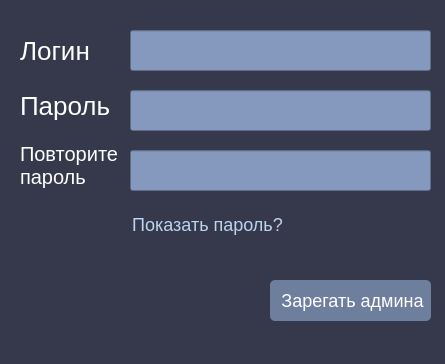
<?xml version="1.0" encoding="UTF-8"?>
<ui version="4.0">
 <class>Dialog</class>
 <widget class="QDialog" name="Dialog">
  <property name="geometry">
   <rect>
    <x>0</x>
    <y>0</y>
    <width>445</width>
    <height>364</height>
   </rect>
  </property>
  <property name="windowTitle">
   <string>Dialog</string>
  </property>
  <property name="styleSheet">
   <string notr="true">QDialog{background-color:rgb(54, 57, 76);}
QPushButton:hover{text-decoration:underline}</string>
  </property>
  <widget class="QLabel" name="label">
   <property name="geometry">
    <rect>
     <x>20</x>
     <y>40</y>
     <width>101</width>
     <height>21</height>
    </rect>
   </property>
   <property name="styleSheet">
    <string notr="true">color:white;
font-size:26px;</string>
   </property>
   <property name="text">
    <string>Логин</string>
   </property>
  </widget>
  <widget class="QPushButton" name="regadmin_button">
   <property name="geometry">
    <rect>
     <x>270</x>
     <y>280</y>
     <width>161</width>
     <height>41</height>
    </rect>
   </property>
   <property name="styleSheet">
    <string notr="true">background-color:rgb(110, 127, 158);
word-break:break-word;
color:white;
border-radius:5px;
font-size:18px;
padding-left:4%;
text-align:center;</string>
   </property>
   <property name="text">
    <string>Зарегать админа</string>
   </property>
  </widget>
  <widget class="QPushButton" name="password_button">
   <property name="geometry">
    <rect>
     <x>120</x>
     <y>210</y>
     <width>171</width>
     <height>28</height>
    </rect>
   </property>
   <property name="styleSheet">
    <string notr="true">color:rgb(188, 211, 241);
word-break:break-word;
border-radius:5px;
font-size:18px;
padding-left:4%;
text-align:center;</string>
   </property>
   <property name="text">
    <string>Показать пароль?</string>
   </property>
  </widget>
  <widget class="QLineEdit" name="password_input">
   <property name="geometry">
    <rect>
     <x>130</x>
     <y>90</y>
     <width>301</width>
     <height>41</height>
    </rect>
   </property>
   <property name="styleSheet">
    <string notr="true">background:rgb(132, 153, 189);
color:white;
font-size:18px;</string>
   </property>
  </widget>
  <widget class="QLabel" name="label_2">
   <property name="geometry">
    <rect>
     <x>20</x>
     <y>90</y>
     <width>101</width>
     <height>31</height>
    </rect>
   </property>
   <property name="styleSheet">
    <string notr="true">color:white;
font-size:26px;</string>
   </property>
   <property name="text">
    <string>Пароль</string>
   </property>
  </widget>
  <widget class="QLineEdit" name="login_input">
   <property name="geometry">
    <rect>
     <x>130</x>
     <y>30</y>
     <width>301</width>
     <height>41</height>
    </rect>
   </property>
   <property name="styleSheet">
    <string notr="true">background:rgb(132, 153, 189);
color:white;
font-size:18px;</string>
   </property>
  </widget>
  <widget class="QLineEdit" name="password_input_2">
   <property name="geometry">
    <rect>
     <x>130</x>
     <y>150</y>
     <width>301</width>
     <height>41</height>
    </rect>
   </property>
   <property name="styleSheet">
    <string notr="true">background:rgb(132, 153, 189);
color:white;
font-size:18px;</string>
   </property>
  </widget>
  <widget class="QLabel" name="label_3">
   <property name="geometry">
    <rect>
     <x>20</x>
     <y>140</y>
     <width>101</width>
     <height>51</height>
    </rect>
   </property>
   <property name="styleSheet">
    <string notr="true">color:white;
font-size:20px;</string>
   </property>
   <property name="text">
    <string>Повторите
пароль</string>
   </property>
  </widget>
  <widget class="QLabel" name="error_label">
   <property name="geometry">
    <rect>
     <x>40</x>
     <y>250</y>
     <width>201</width>
     <height>91</height>
    </rect>
   </property>
   <property name="styleSheet">
    <string notr="true">color:orange;
font-size:20px;
text-align: justify;
justify-content: center;</string>
   </property>
   <property name="text">
    <string/>
   </property>
  </widget>
 </widget>
 <resources/>
 <connections/>
</ui>
